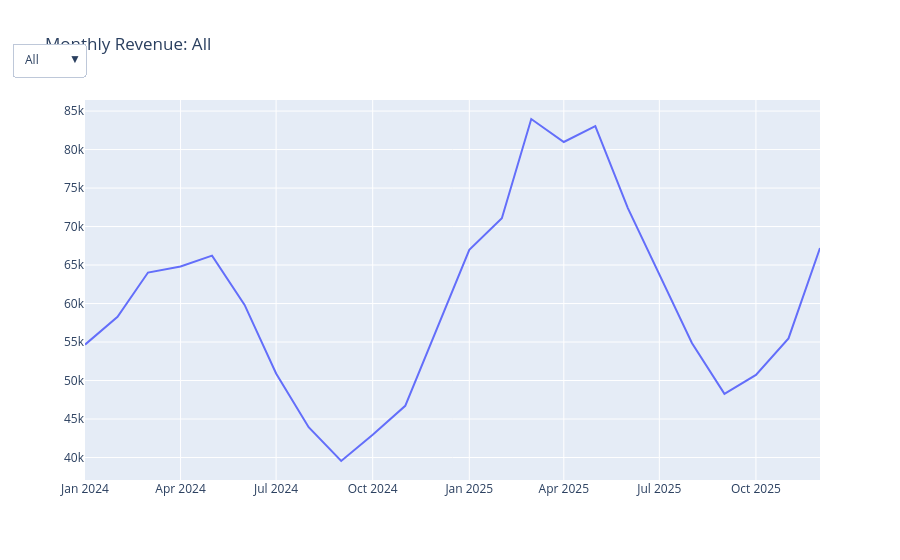

This figure's notebook cell:
### Markdown cell above
### Dashboard with a dropdown filter

### Code cell
monthly_reg = sales.groupby(['month', 'region'], as_index=False)['revenue'].sum()
fig = go.Figure()
regions = ['All'] + sorted(sales['region'].unique())
for r in regions:
    d = monthly if r == 'All' else monthly_reg[monthly_reg['region'] == r].set_index('month')['revenue']
    fig.add_trace(go.Scatter(x=d.index, y=d.values, name=r, visible=(r == 'All')))

buttons = [dict(label=r, method='update',
                args=[{'visible': [x == r for x in regions]}, {'title': f'Monthly Revenue: {r}'}])
           for r in regions]
fig.update_layout(updatemenus=[dict(buttons=buttons, x=0.0, y=1.15)], title='Monthly Revenue: All')
fig.write_html('html_exports/dashboard_with_filter.html')
fig.show()
